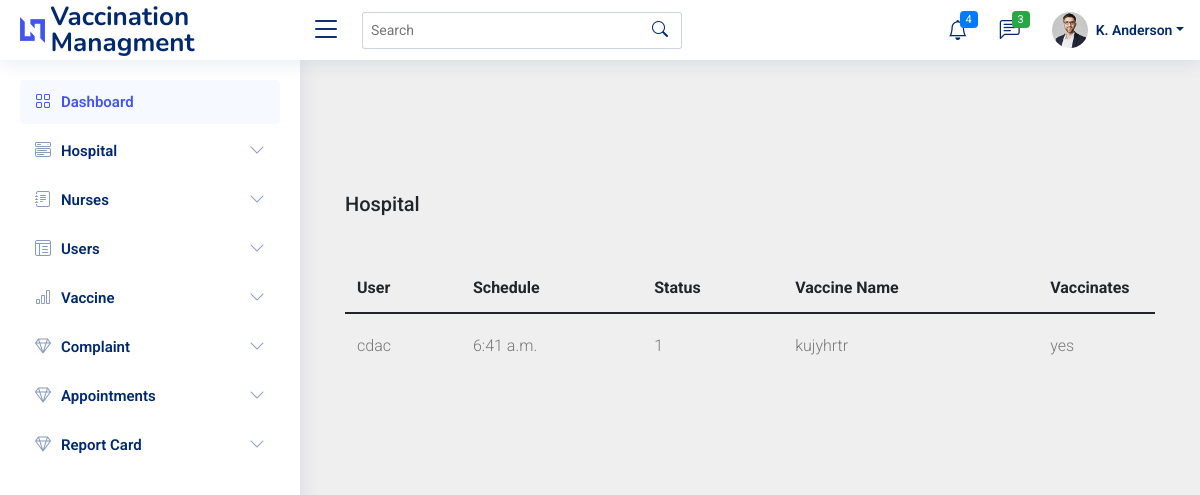
The page /viewappointment on the database as committed earlier.
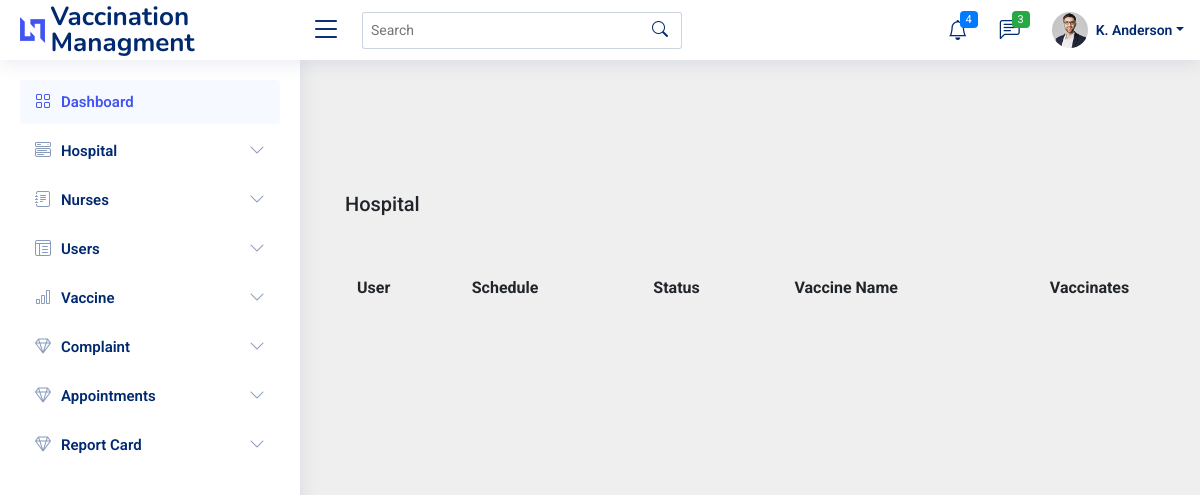
The same page on the database as committed later.
### vacc_app/models.py (models this page shows)
class Appointment_TBL(models.Model):
    user = models.ForeignKey(Vaccine_TBL, on_delete=models.CASCADE)
    schedule = models.TimeField()
    status = models.IntegerField()
    vaccine_name = models.ForeignKey(User_TBL, on_delete=models.CASCADE)
    vaccinated = models.CharField(max_length=20)

class Vaccine_TBL(models.Model):
    vaccine_name = models.CharField(max_length=20)
    vaccine_type = models.CharField(max_length=20)
    description = models.CharField(max_length=20)
    approval_status = models.IntegerField()
    def __str__(self):
        return self.vaccine_name

class User_TBL(models.Model):
    name = models.CharField(max_length=20)
    contact_no = models.IntegerField()
    child_name = models.CharField(max_length=20)
    child_age = models.IntegerField()
    child_gender = models.CharField(max_length=20)
    recent_vaccinations = models.CharField(max_length=20)
    def __str__(self):
        return self.name

### vacc_app/views.py (the view)
def viewappointment(request):
    data = Appointment_TBL.objects.all()
    print(data)
    return render(request, 'viewappointment.html', {'data': data})

### templates/viewappointment.html (shortened to what this page needs)
<!doctype html>
{% extends 'index.html' %}
{% block content %}
{% load static %}
<html lang="en">
  <head>
    <link rel="stylesheet" href=" {% static 'static1/fonts/icomoon/style.css' %} ">
    <link rel="stylesheet" href=" {% static 'static1/css/owl.carousel.min.css' %} ">
    <link rel="stylesheet" href=" {% static 'static1/css/bootstrap.min.css' %} ">
    <link rel="stylesheet" href=" {% static 'static1/css/style.css' %} ">
  </head>
  <body>
  <div class="content">
    <div class="container">
      <h2 class="mb-5">Hospital</h2>
      <div class="table-responsive">
        <table class="table custom-table">
    <thead>
    <th>User</th>
    <th>Schedule</th>
    <th>Status</th>
    <th>Vaccine Name</th>
    <th>Vaccinates</th>
    </thead>
    {% for i in data %}
    <tr>
        <td>{{i.user}}</td>
        <td>{{i.schedule}}</td>
        <td>{{i.status}}</td>
        <td>{{i.vaccine_name}}</td>
        <td>{{i.vaccinated}}</td>
    </tr>
{% endfor %}
  </body>
</html>
{% endblock %}

Rows that differ between the two databases and show on the page:
removed Appointment_TBL: user "cdac", schedule "6:41 a.m.", status "1", vaccine_name "kujyhrtr", vaccinated "yes"
